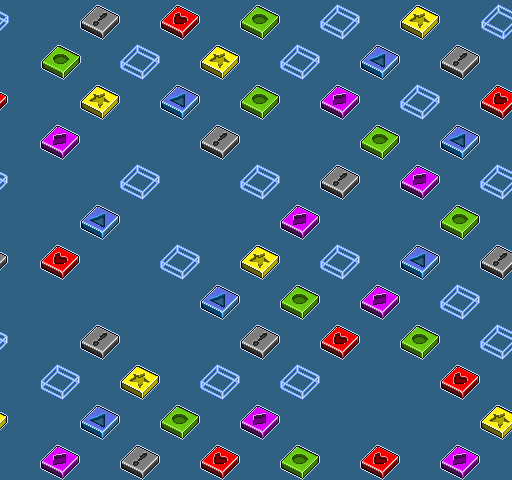
#> input picture assets/menus/tetris_general_background.png, 512 x 480 px; its folder holds 3 pictures in this run
$ python compile_menu_art.py
#> lines starting #> are read from the running program, lines starting #| are printed output that depends on the picture
#!/usr/bin/env python3
"""Compile the original menu PNGs into lossless indexed row runs. Requires Pillow."""
from pathlib import Path
from PIL import Image

ROOT = Path(__file__).resolve().parents[1]
SIZE = (512, 480)


def encode(image):
    colors, palette, pixels = {}, [], []
    for color in image.get_flattened_data():
        if color not in colors:
            colors[color] = len(palette)
            palette.append(color)
        pixels.append(colors[color])
    if len(palette) > 128:
        raise ValueError('Menu layers support up to 128 colors per compiled image.')
    runs, rows = [], [0]
    for y in range(SIZE[1]):
        x = 0
        while x < SIZE[0]:
            index, start = pixels[y * SIZE[0] + x], x
            x += 1
            while x < SIZE[0] and pixels[y * SIZE[0] + x] == index:
                x += 1
            runs.append((index << 9) | (x - start - 1))
        rows.append(len(runs))
    if len(runs) > 65535:
        raise ValueError('Too many menu row runs.')
    return palette, runs, rows


def array(name, ctype, values, formatter, width=12):
    return ['static const ' + ctype + ' ' + name + '[] = {'] + [
        '    ' + ','.join(formatter(v) for v in values[i:i + width]) + ','
        for i in range(0, len(values), width)
    ] + ['};']


def compose_frame(outer, inner):
    # Retain the inner outline and dotted trim. Its flat black fill would
    # otherwise darken the outer frame's translucent surface a second time.
    outline = inner.copy()
    outline.putdata([(0, 0, 0, 0) if p == (17, 19, 19, 241) else p
                     for p in inner.get_flattened_data()])
    return Image.alpha_composite(outer, outline)


def main():
    folder = ROOT / 'assets/menus'
    images = [Image.open(folder / name).convert('RGBA') for name in (
        'tetris_general_background.png', 'tetris_general_menu1.png',
        'tetris_general_menu2.png')]
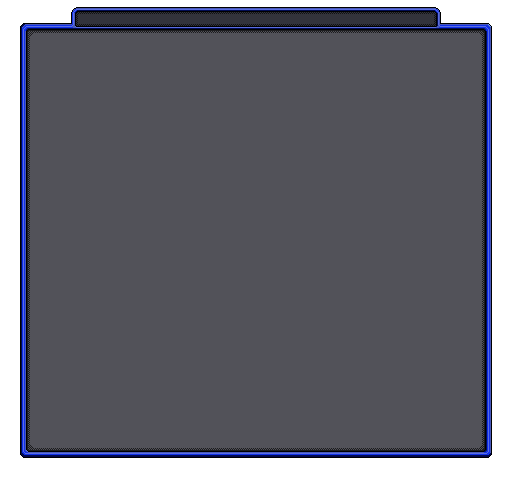
#> input picture assets/menus/tetris_general_menu1.png, 512 x 480 px
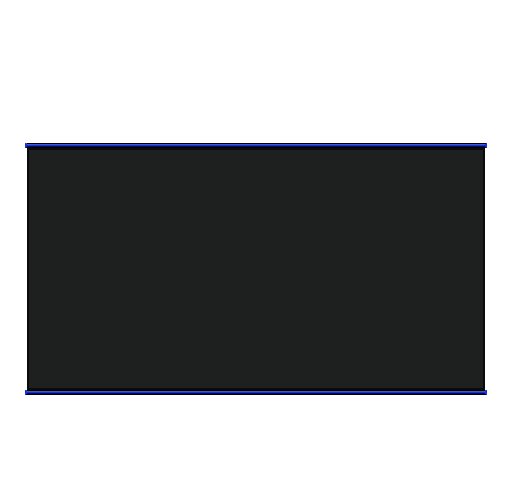
#> input picture assets/menus/tetris_general_menu2.png, 512 x 480 px
#> images = 3 items
    if any(im.size != SIZE for im in images):
        raise ValueError('Menu layers must be 512x480.')
    if images[0].getchannel('A').getextrema() != (255, 255):
        raise ValueError('The tileable background must be opaque.')
    # Use one panel fill while preserving the supplied border artwork.
    frame = compose_frame(images[1], images[2])
#> in compose_frame, outline is the input picture: PIL image 512x480 RGBA; mean R, G, B, A 7.8, 8.9, 10.3, 113.5
    text = ['/* Generated by tools/compile_menu_art.py; do not edit by hand. */',
            '#ifndef TA_MENU_SPRITES_H', '#define TA_MENU_SPRITES_H',
            '#include <stdint.h>']
    for label, im in [('background', images[0]), ('frame', frame)]:
        palette, runs, rows = encode(im)
        text.append('#define TA_MENU_' + label.upper() + '_COLORS ' + str(len(palette)) + 'u')
        values = [(a << 24) | (r << 16) | (g << 8) | b for r, g, b, a in palette]
        text += array('ta_menu_' + label + '_palette', 'uint32_t', values, lambda v: '0x%08xu' % v)
        text += array('ta_menu_' + label + '_runs', 'uint16_t', runs, lambda v: '0x%04x' % v)
        text += array('ta_menu_' + label + '_rows', 'uint16_t', rows, str)
        print(label + ': ' + str(len(palette)) + ' colors, ' + str(len(runs)) + ' row runs')
    text += ['#endif', '']
    (ROOT / 'src/xbox/ta_menu_sprites.h').write_text('\n'.join(text), encoding='utf-8', newline='\n')


if __name__ == '__main__':
#> (the run stopped early here; a loop or call above may not have finished)
